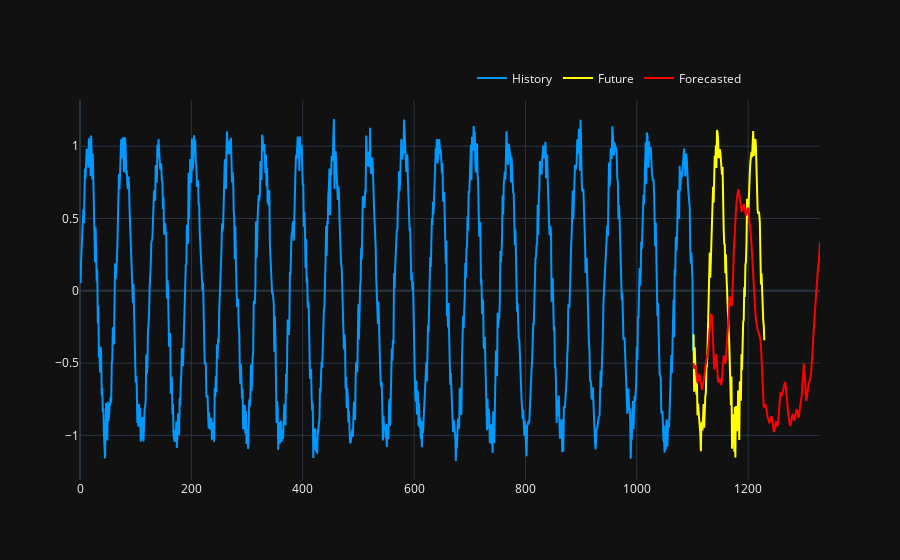

Here is the notebook cell this chart was saved with:
### Code cell
last_train_values = train_set.Elec_kW.values[-input_len:]
next_validation_values = valid_set.Elec_kW.values[:fh]
pred_y = exp.predict(last_train_values, fh+100)
exp.print_metrics(next_validation_values, pred_y[:fh])
plot_predictions(train_set.Elec_kW.values, next_validation_values, pred_y)
